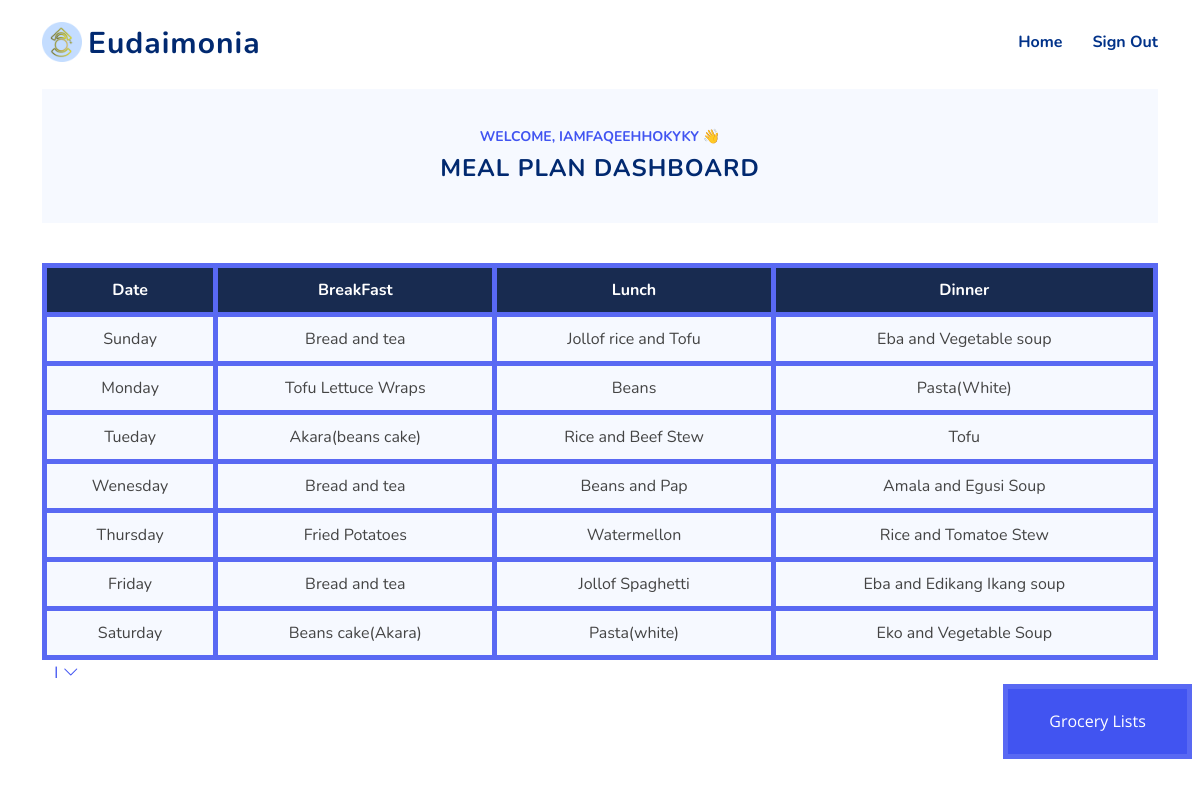
The page /meal (signed in) on the database its author committed.
### tables this page shows
CREATE TABLE users
             (id INTEGER PRIMARY KEY AUTOINCREMENT,
              email TEXT UNIQUE,
              first_name TEXT,
              last_name TEXT,
              username TEXT UNIQUE,
              gender TEXT,
              university_name TEXT,
              notification_enabled INTEGER,
              privacy_enabled INTEGER,
              password_hash TEXT,
              profile_image TEXT );

CREATE TABLE iamfaqeehhokyky (Date TEXT, BreakFast TEXT, Lunch TEXT, Dinner TEXT);

### app.py (the view)
@app.route('/meal', methods=["GET", "POST"])
def meal():
    if g.user is None:
        return redirect(url_for('signin'))
    visited = "checked your Meal"
    user_id = session['user_id']
    record_usage_history(user_id, visited)
    if request.method == "POST":
        name = g.user['username']
        session['name'] = name
        vegetarian = request.form['Vegetarian']
        allergies = session.get('allergies')
        height = float(request.form['height'])
        weight = float(request.form['weight'])
        meal = request.form['meal']
        grocery = name + '1'
        m = height * height
        bmi = weight / m
        tables = {
            ('Yes', 'Yes'): {'two': 'Allegies_UW2', 'three': 'Allegies_UW3'},
            ('Yes', 'No'): {'two': 'Vegetarian_UW2', 'three': 'Vegetarian_UW3'},
            ('No', 'Yes'): {'two': 'Allegies_UW2', 'three': 'Allegies_UW3'},
            ('No', 'No'): {'two': 'Under_weight2', 'three': 'Under_weight3'}
        }
        if bmi > 18.5:
            tables.update({
                ('Yes', 'Yes'): {'two': 'Allegies_NW2', 'three': 'Allegies_NW3'},
                ('Yes', 'No'): {'two': 'Vegetarian_NW2', 'three': 'Vegetarian_NW3'},
                ('No', 'Yes'): {'two': 'Allegies_NW2', 'three': 'Allegies_NW3'},
                ('No', 'No'): {'two': 'Normal_weight2', 'three': 'Normal_weight3'}
            })
        if bmi > 26.0:
            tables.update({
                ('Yes', 'Yes'): {'two': 'Allegies_OW2', 'three': 'Allegies_OW3'},
                ('Yes', 'No'): {'two': 'Vegetarian_OW2', 'three': 'Vegetarian_OW3'},
                ('No', 'Yes'): {'two': 'Allegies_OW2', 'three': 'Allegies_OW3'},
                ('No', 'No'): {'two': 'Over_weight2', 'three': 'Over_weight3'}
            })
        table_name = tables[(vegetarian, allergies)][meal]
        replicate_table(table_name, name)
        replicate_table(f"{table_name}_Grocery", grocery)
        groceries = get_meal_from_db(grocery)
        meal = get_meal_from_db(name)
        if allergies == 'Yes':
            meal = allergy_meals(meal, allergies)
            meal_data = get_meal_from_db(name)
            meal = list(meal_data)
        return render_template("meal.html", meal=meal, groceries=groceries, first_name=name)
    elif request.method == "GET":
        try:
            name = g.user['username']
            grocery = name + '1'
            groceries = get_meal_from_db(grocery)
            meal = get_meal_from_db(name)
            return render_template("meal.html", meal=meal, groceries=groceries, first_name=name)
        except sqlite3.OperationalError:
            return render_template('allergies.html')

### app.py (called while the page is built)
def get_user(user_id):
    query = "SELECT id, email, first_name, last_name, username, gender, university_name, password_hash, notification_enabled, privacy_enabled FROM users WHERE id = ?"
    args = (user_id,)
    row = db_query(query, args)
    if not row:
        return None
    return {
        'id': row[0][0], 'email': row[0][1], 'first_name': row[0][2], 'last_name': row[0][3], 'username': row[0][4], 'gender': row[0][5], 'university_name': row[0][6], 'password': row[0][7], 'notification_enabled': bool(row[0][8]), 'privacy_enabled': bool(row[0][9])
    }

@app.before_request
def load_user():
    user_id = session.get('user_id')
    if user_id is not None:
        g.user = get_user(user_id)
    else:
        g.user = None

def get_db():
    db = getattr(g, '_database', None)
    if db is None:
        db = g._database = sqlite3.connect(DATABASE_FILE)
        db.row_factory = sqlite3.Row
    return db

@app.teardown_appcontext
def close_connection(exception):
    db = getattr(g, '_database', None)
    if db is not None:
        db.close()

def db_query(query, args=None):
    cur = get_db().execute(query, args or ())
    rv = cur.fetchall()
    cur.close()
    return rv

def get_meal_from_db(table_name):
    query = "SELECT * FROM {}".format(table_name)
    results = db_query(query)
    if results:
        return results
    else:
        return None

def record_usage_history(user_id, route):
    date = datetime.datetime.now()
    timestamp = date.strftime('%Y-%m-%d %H:%M')
    query = "INSERT INTO usage_history (user_id, route, timestamp) VALUES (?, ?, ?)"
    args = (user_id, route, timestamp)
    db_connection = get_db()
    cur = db_connection.cursor()
    cur.execute(query, args)
    db_connection.commit()

### templates/meal.html (shortened to what this page needs)
{% extends 'user_base.html' %}  {%block content %}
<section id="contact" class="contact d-flex align-items-center contact">
  <div class="container">
    <header class="col-lg-12 hero-img section-header">
      <div id="about" class="about">
        <div class="content">
          <h3>Welcome, {{ first_name }} 👋</h3>
          <h2>Meal Plan Dashboard</h2>
        </div>
      </div>
      <link
        href="{{ url_for('static', filename='assets/css/style.css') }}"
        rel="stylesheet"
      />
    </header>
    <div class="container">
      <div class="row justify-content-center">
        <table id="table">
          <tr>
            <th>Date</th>
            <th>BreakFast</th>
            <th>Lunch</th>
            <th>Dinner</th>
          </tr>
          {% for food in meal %}
          <tr>
            <td contenteditable>{{ food['Date'] }}</td>
            <td contenteditable>{{ food['BreakFast'] }}</td>
            <td contenteditable>{{ food['Lunch'] }}</td>
            <td contenteditable>{{ food['Dinner'] }}</td>
          </tr>
          {% endfor %}
        </table>
        <div class="dropdown">
          <a href="#" onclick="toggleInstructions()"><span>I</span> <i class="bi bi-chevron-down"></i></a>
        </div>
    <div>
      <button onclick="show()" id="grocery" class="grocery">
        Grocery Lists
      </button>
      <br /><br /><br />
    </div>
    </div>
  </div>
</section>
{% endblock %}

### templates/user_base.html (shortened to what this page needs)
<!DOCTYPE html>
<html lang="en">
  <head>
    <link
      href="{{ url_for('static', filename='assets/vendor/aos/aos.css') }}"
      rel="stylesheet"
    />
    <link
      href="{{ url_for('static', filename='assets/vendor/bootstrap/css/bootstrap.min.css') }}"
      rel="stylesheet"
    />
    <link
      href="{{ url_for('static', filename='assets/vendor/bootstrap-icons/bootstrap-icons.css') }}"
      rel="stylesheet"
    />
    <link
      href="{{ url_for('static', filename='assets/vendor/glightbox/css/glightbox.min.css') }}"
      rel="stylesheet"
    />
    <link
      href="{{ url_for('static', filename='assets/vendor/remixicon/remixicon.css') }}"
      rel="stylesheet"
    />
    <link
      href="{{ url_for('static', filename='assets/vendor/swiper/swiper-bundle.min.css') }}"
      rel="stylesheet"
    />
    <link
      href="{{ url_for('static', filename='assets/css/style.css') }}"
      rel="stylesheet"
    />
  </head>
  <body>
    <header id="header" class="header fixed-top">
      <div
        class="container-fluid container-xl d-flex align-items-center justify-content-between"
      >
        <a href="/" class="logo d-flex align-items-center">
          <img src="{{url_for('static', filename='img/emblem.png')}}" alt="" />
          <span>Eudaimonia</span>
        </a>
        <nav id="navbar" class="navbar">
          <ul>
            <li><a class="nav-link" href="/home">Home</a></li>
            <li>
              <a class="nav-link" href="/signout">Sign Out</a>
            </li>
          </ul>
        </nav>
      </div>
    </header>
    <main id="main">
      {% block content %} {% endblock %}
    </main>
  </body>
</html>

### static/assets/css/style.css (style rules this page uses)
:root { scroll-behavior: smooth; }
body { font-family: "Open Sans", sans-serif; color: #444444; }
a { color: #4154f1; text-decoration: none; }
h1, h2, h3, h4, h5, h6, label, table { font-family: "Nunito", sans-serif; }
table { text-align: center; border-collapse: collapse; width: 100%; background: #f6f9ff; }
td { padding: 10px; border: 5px solid #5969f3; color: #444444; }
th { background-color: rgba(1, 22, 61, 0.9); padding: 10px; border: 5px solid #5969f3; color: #fff; }
.grocery { position: absolute; right: 0.5em; width: 5cm; height: 2cm; background-color: #4154f1; border: 5px solid #5969f3; color: #fff; }
section { padding: 5px 0; overflow: hidden; }
.section-header { text-align: center; padding-bottom: 40px; }
.section-header h2 { font-size: 13px; letter-spacing: 1px; font-weight: 700; margin: 0; color: #4154f1; text-transform: uppercase; }
.header { transition: all 0.5s; z-index: 997; padding: 20px 0; }
.header .logo { line-height: 0; }
.header .logo img { max-height: 40px; margin-right: 6px; }
.header .logo span { font-size: 30px; font-weight: 700; letter-spacing: 1px; color: #012970; font-family: "Nunito", sans-serif; margin-top: 3px; }
.navbar { padding: 0; }
.navbar ul { margin: 0; padding: 0; display: flex; list-style: none; align-items: center; }
.navbar li { position: relative; }
.navbar a, .navbar a:focus { display: flex; align-items: center; justify-content: space-between; padding: 10px 0 10px 30px; font-family: "Nunito", sans-serif; font-size: 16px; font-weight: 700; color: #013289; white-space: nowrap; transition: 0.3s; }
.about .content { background-color: #f6f9ff; padding: 40px; }
.about h3 { font-size: 14px; font-weight: 700; color: #4154f1; text-transform: uppercase; }
.about h2 { font-size: 24px; font-weight: 700; color: #012970; }
#header { position: relative; z-index: 10; }

### rows shown on the page
users: username "IAMFAQEEHHOKYKY"
iamfaqeehhokyky: Date "Sunday", BreakFast "Bread and tea", Lunch "Jollof rice and Tofu", Dinner "Eba and Vegetable soup"
iamfaqeehhokyky: Date "Monday", BreakFast "Tofu Lettuce Wraps", Lunch "Beans", Dinner "Pasta(White)"
iamfaqeehhokyky: Date "Tueday", BreakFast "Akara(beans cake)", Lunch "Rice and Beef Stew", Dinner "Tofu"
iamfaqeehhokyky: Date "Wenesday", BreakFast "Bread and tea", Lunch "Beans and Pap", Dinner "Amala and Egusi Soup"
iamfaqeehhokyky: Date "Thursday", BreakFast "Fried Potatoes", Lunch "Watermellon", Dinner "Rice and Tomatoe Stew"
iamfaqeehhokyky: Date "Friday", BreakFast "Bread and tea", Lunch "Jollof Spaghetti", Dinner "Eba and Edikang Ikang soup"
iamfaqeehhokyky: Date "Saturday", BreakFast "Beans cake(Akara)", Lunch "Pasta(white)", Dinner "Eko and Vegetable Soup"
